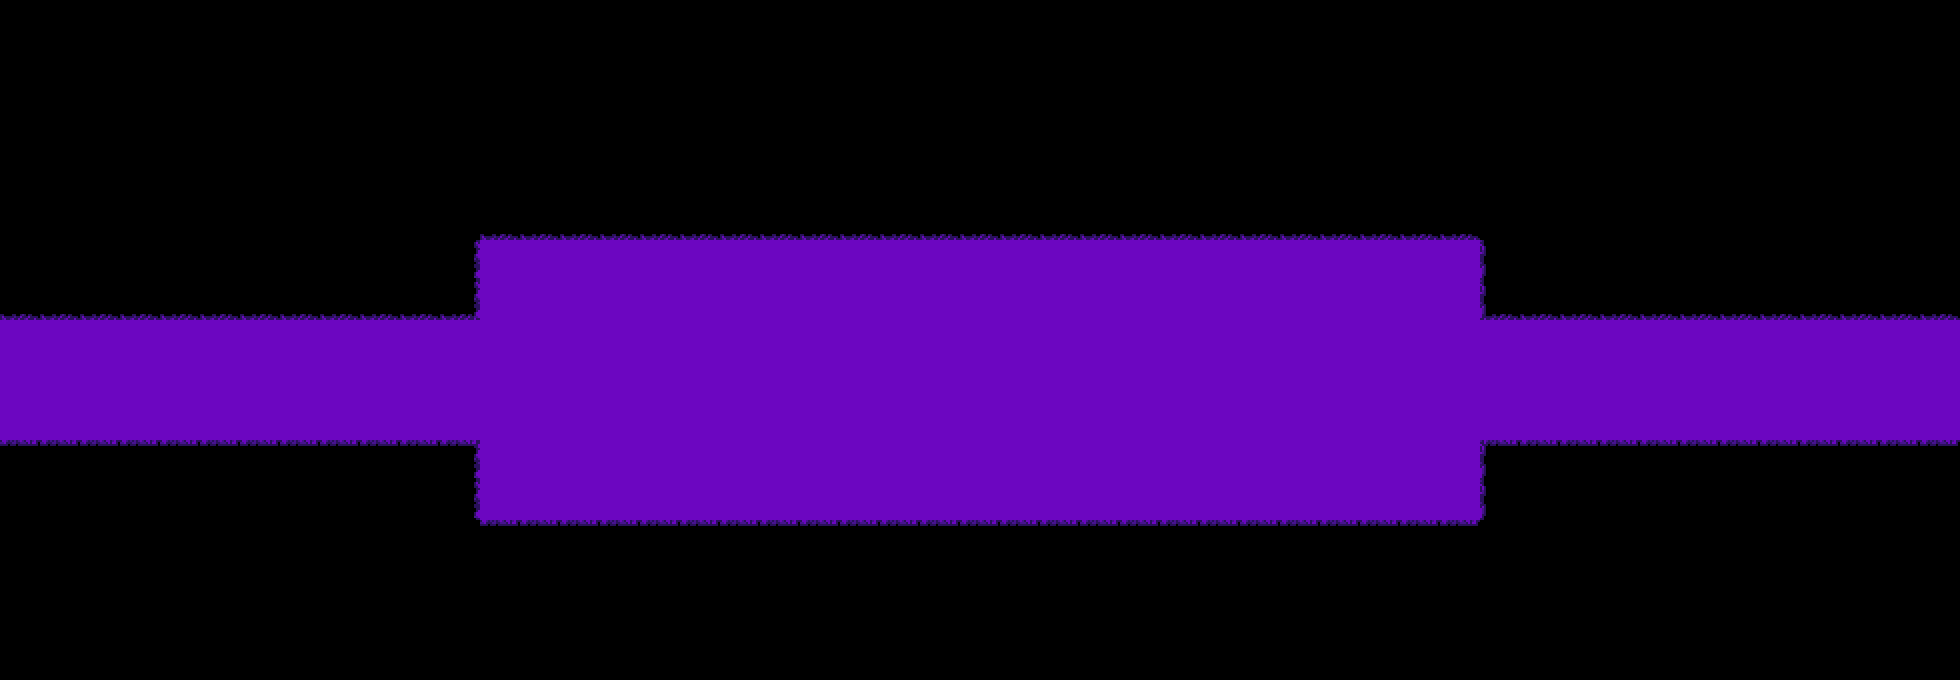

A 2D game scene composited from a Tiled map and its tileset images. What follows is a short description and the map's XML, with every tile layer's data as written:
An orthogonal 49x17 tile map with 40x40 px tiles, 1 tile layer (tiles), 3 tilesets and 35 objects (3x purplegrass, 2x transition, 2x interactable, enemy, entry_left, ...).

<map version="1.11" tiledversion="1.12.1" orientation="orthogonal" renderorder="right-down" width="49" height="17" tilewidth="40" tileheight="40" infinite="0" nextlayerid="9" nextobjectid="51">
 <editorsettings>
  <export target="data.lua" format="lua" />
 </editorsettings>
 <properties>
  <property name="border" value="field" />
  <property name="music" value="deltarune/field_of_hopes" />
 </properties>
 <tileset firstgid="1" source="../../../tilesets/darkfield_tiles.tsx" />
 <tileset firstgid="73" source="../../../tilesets/tree_objects.tsx" />
 <tileset firstgid="77" source="../../../tilesets/other-objects.tsx" />
 <layer id="1" name="tiles" width="49" height="17">
  <data encoding="csv">
0,0,0,0,0,0,0,0,0,0,0,0,0,0,0,0,0,0,0,0,0,0,0,0,0,0,0,0,0,0,0,0,0,0,0,0,0,0,0,0,0,0,0,0,0,0,0,0,0,
0,0,0,0,0,0,0,0,0,0,0,0,0,0,0,0,0,0,0,0,0,0,0,0,0,0,0,0,0,0,0,0,0,0,0,0,0,0,0,0,0,0,0,0,0,0,0,0,0,
0,0,0,0,0,0,0,0,0,0,0,0,0,0,0,0,0,0,0,0,0,0,0,0,0,0,0,0,0,0,0,0,0,0,0,0,0,0,0,0,0,0,0,0,0,0,0,0,0,
0,0,0,0,0,0,0,0,0,0,0,0,0,0,0,0,0,0,0,0,0,0,0,0,0,0,0,0,0,0,0,0,0,0,0,0,0,0,0,0,0,0,0,0,0,0,0,0,0,
0,0,0,0,0,0,0,0,0,0,0,0,0,0,0,0,0,0,0,0,0,0,0,0,0,0,0,0,0,0,0,0,0,0,0,0,0,0,0,0,0,0,0,0,0,0,0,0,0,
0,0,0,0,0,0,0,0,0,0,0,0,20,20,20,20,20,20,20,20,20,20,20,20,20,20,20,20,20,20,20,20,20,20,20,20,20,0,0,0,0,0,0,0,0,0,0,0,0,
0,0,0,0,0,0,0,0,0,0,0,15,1,1,1,1,1,1,1,1,1,1,1,1,1,1,1,1,1,1,1,1,1,1,1,1,1,13,0,0,0,0,0,0,0,0,0,0,0,
20,20,20,20,20,20,20,20,20,20,20,21,1,1,1,1,1,1,1,1,1,1,1,1,1,1,1,1,1,1,1,1,1,1,1,1,1,19,20,20,20,20,20,20,20,20,20,20,20,
1,1,1,1,1,1,1,1,1,1,1,1,1,1,1,1,1,1,1,1,1,1,1,1,1,1,1,1,1,1,1,1,1,1,1,1,1,1,1,1,1,1,1,1,1,1,1,1,1,
1,1,1,1,1,1,1,1,1,1,1,1,1,1,1,1,1,1,1,1,1,1,1,1,1,1,1,1,1,1,1,1,1,1,1,1,1,1,1,1,1,1,1,1,1,1,1,1,1,
1,1,1,1,1,1,1,1,1,1,1,1,1,1,1,1,1,1,1,1,1,1,1,1,1,1,1,1,1,1,1,1,1,1,1,1,1,1,1,1,1,1,1,1,1,1,1,1,1,
8,8,8,8,8,8,8,8,8,8,8,9,1,1,1,1,1,1,1,1,1,1,1,1,1,1,1,1,1,1,1,1,1,1,1,1,1,7,8,8,8,8,8,8,8,8,8,8,8,
0,0,0,0,0,0,0,0,0,0,0,15,1,1,1,1,1,1,1,1,1,1,1,1,1,1,1,1,1,1,1,1,1,1,1,1,1,13,0,0,0,0,0,0,0,0,0,0,0,
0,0,0,0,0,0,0,0,0,0,0,0,8,8,8,8,8,8,8,8,8,8,8,8,8,8,8,8,8,8,8,8,8,8,8,8,8,0,0,0,0,0,0,0,0,0,0,0,0,
0,0,0,0,0,0,0,0,0,0,0,0,0,0,0,0,0,0,0,0,0,0,0,0,0,0,0,0,0,0,0,0,0,0,0,0,0,0,0,0,0,0,0,0,0,0,0,0,0,
0,0,0,0,0,0,0,0,0,0,0,0,0,0,0,0,0,0,0,0,0,0,0,0,0,0,0,0,0,0,0,0,0,0,0,0,0,0,0,0,0,0,0,0,0,0,0,0,0,
0,0,0,0,0,0,0,0,0,0,0,0,0,0,0,0,0,0,0,0,0,0,0,0,0,0,0,0,0,0,0,0,0,0,0,0,0,0,0,0,0,0,0,0,0,0,0,0,0
</data>
 </layer>
 <objectgroup color="#0000ff" id="6" name="collision">
  <object id="24" x="0" y="280" width="480" height="40" />
  <object id="26" x="440" y="200" width="40" height="80" />
  <object id="27" x="480" y="200" width="1000" height="40" />
  <object id="29" x="1480" y="200" width="40" height="80" />
  <object id="30" x="1480" y="280" width="480" height="40" />
  <object id="32" x="1480" y="440" width="480" height="40" />
  <object id="35" x="1480" y="480" width="40" height="80" />
  <object id="36" x="480" y="520" width="1000" height="40" />
  <object id="37" x="440" y="480" width="40" height="80" />
  <object id="39" x="0" y="440" width="480" height="40" />
 </objectgroup>
 <objectgroup color="#00ffff" id="7" name="enemycollision">
  <object id="42" x="440" y="320" width="40" height="120" />
  <object id="43" x="1480" y="320" width="40" height="120" />
 </objectgroup>
 <objectgroup color="#ff55ff" id="2" name="objects_tile" locked="1">
  <object id="1" name="purplegrass" x="0" y="320" width="480" height="120" />
  <object id="2" name="purplegrass" x="480" y="240" width="1000" height="280" />
  <object id="4" name="purplegrass" x="1480" y="320" width="480" height="120" />
 </objectgroup>
 <objectgroup color="#ff00ff" id="3" name="objects">
  <object id="8" name="transition" x="-40" y="320" width="40" height="120">
   <properties>
    <property name="map" value="floorcard/pre_elevator" />
    <property name="marker" value="entry_right" />
   </properties>
  </object>
  <object id="12" gid="73" x="130" y="230" width="210" height="182" />
  <object id="13" gid="73" x="550" y="180" width="210" height="182" />
  <object id="14" gid="73" x="880" y="170" width="210" height="182" />
  <object id="15" gid="74" x="1210" y="180" width="210" height="182" />
  <object id="16" gid="74" x="1560" y="260" width="210" height="182" />
  <object id="18" gid="74" x="1560" y="660" width="210" height="182" />
  <object id="19" gid="74" x="1150" y="740" width="210" height="182" />
  <object id="20" gid="73" x="570" y="740" width="210" height="182" />
  <object id="21" gid="73" x="130" y="660" width="210" height="182" />
  <object id="22" name="enemy" x="998" y="380">
   <properties>
    <property name="actor" value="rudinn" />
    <property name="animation" value="overworld" />
    <property name="chase" type="bool" value="true" />
    <property name="chasespeed" type="int" value="8" />
    <property name="encounter" value="rudinn" />
    <property name="marker1" value="rudinn_pace" />
    <property name="pacespeed" type="int" value="2" />
    <property name="pacetype" value="wander" />
   </properties>
   <point />
  </object>
  <object id="45" name="transition" x="1960" y="320" width="40" height="120">
   <properties>
    <property name="map" value="floorcard/junction_1" />
    <property name="marker" value="entry_left" />
   </properties>
  </object>
  <object id="47" gid="81" x="210" y="320" width="40" height="40" />
  <object id="48" name="interactable" x="1610" y="280" width="40" height="40">
   <properties>
    <property name="solid" type="bool" value="true" />
    <property name="text">* (If you're reading this...[wait:5]
I guess you're dead.)[wait:5]
* (SIGNED, LANCER)</property>
   </properties>
  </object>
  <object id="49" gid="81" x="1610" y="320" width="40" height="40" />
  <object id="50" name="interactable" x="210" y="280" width="40" height="40">
   <properties>
    <property name="solid" type="bool" value="true" />
    <property name="text">* (Enemies ahead![wait:5] You're gonna
die!)[wait:5]
* (SIGNED, LANCER)</property>
   </properties>
  </object>
 </objectgroup>
 <objectgroup color="#aa00ff" id="5" name="markers">
  <object id="5" name="entry_left" x="40" y="380">
   <point />
  </object>
  <object id="6" name="entry_right" x="1920" y="380">
   <point />
  </object>
  <object id="40" name="rudinn_pace" x="950" y="380">
   <point />
  </object>
  <object id="44" name="spawn" x="380" y="380">
   <point />
  </object>
 </objectgroup>
</map>
